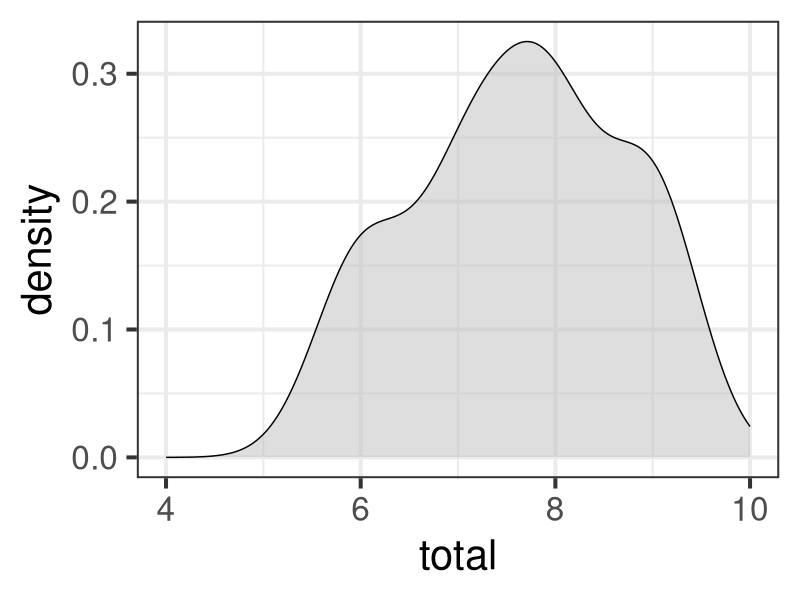
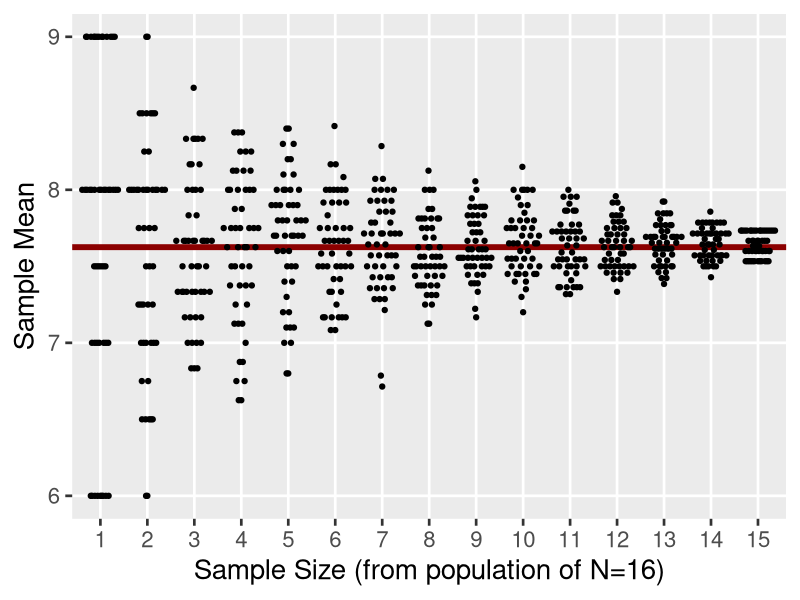
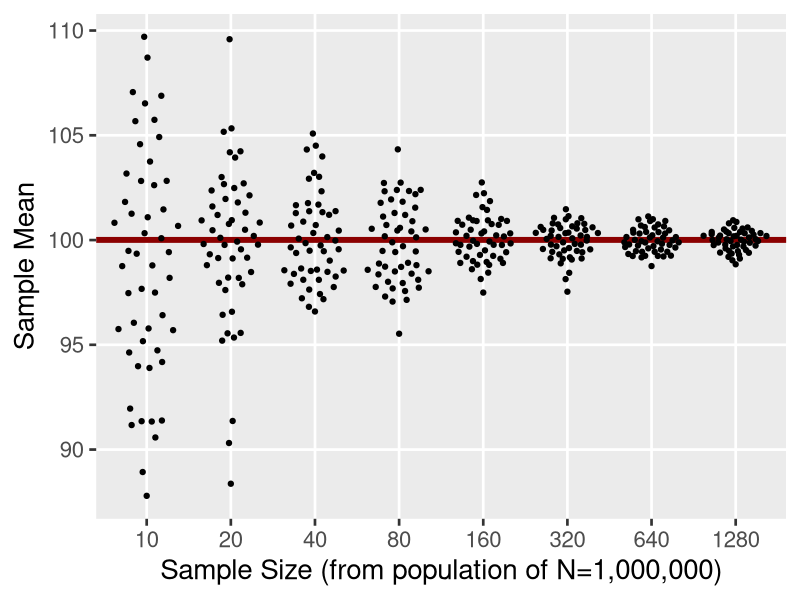
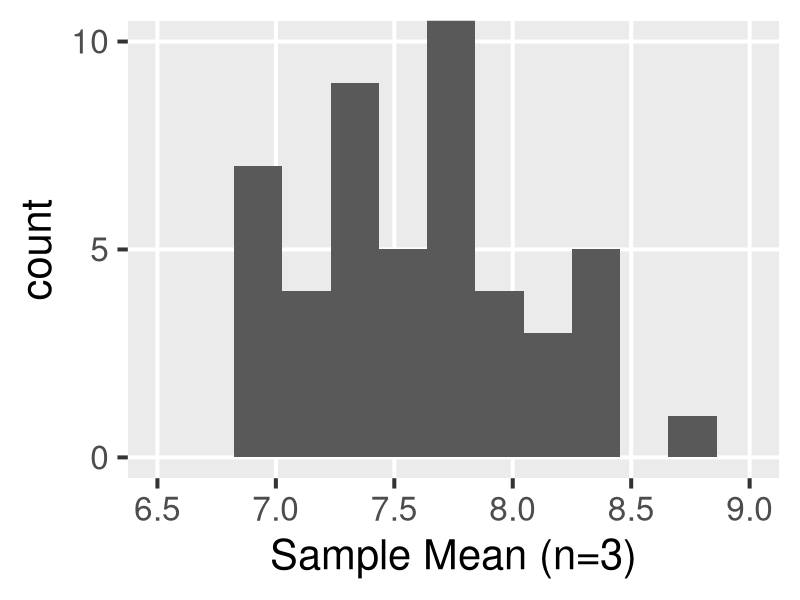
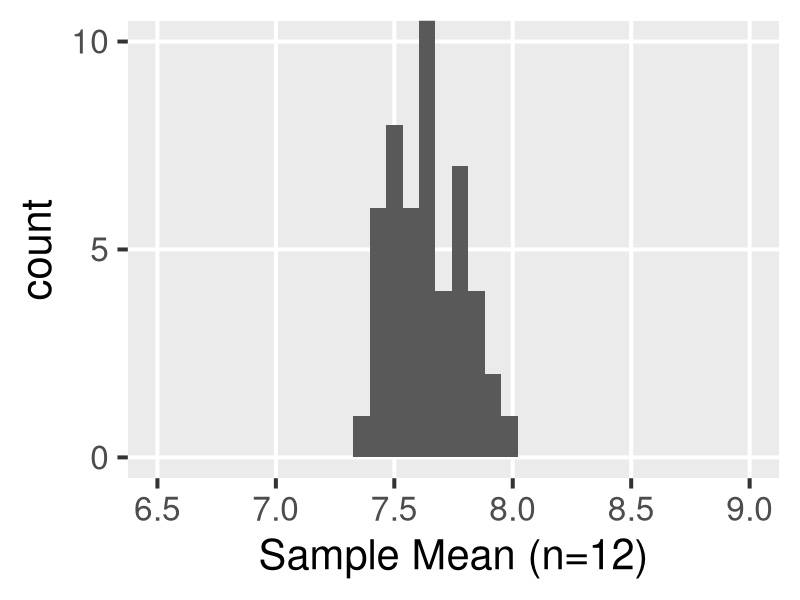

The R source for these figures, in order:
## ---- chunk 1
#| echo: true
#| eval: true
#| message: false
#| replace_path: ["../../data/", ""]

# Read in data from file
library(tidyverse)
sleep <- read_csv("../../data/sleep.csv")

# Calculate total sleep hours
sleep$total <- 
  sleep$night + sleep$day
sleep$total
## ---- chunk 2
#| echo: false
#| eval: true
#| message: false

ggplot(sleep, aes(x = total)) +
  geom_density(fill = "gray", alpha = 1/2) +
  scale_x_continuous(limits = c(4,10)) +
  theme_bw(base_size = 30)
## ---- chunk 3
#| echo: true
#| collapse: true

x <- sleep$total
N <- length(x)
mu <- (1 / N) * sum(x)
mu
## ---- chunk 4
#| echo: true
#| collapse: true

sqdiff <- (x - mu)^2
sigma <- sqrt((1 / N) * sum(sqdiff))
sigma
## ---- chunk 5
#| echo: false
set.seed(2021)
## ---- chunk 6
#| echo: true
#| collapse: true
xs <- sample(sleep$total, size=6)
xs
## ---- chunk 7
#| echo: true
#| collapse: true

xbar <- mean(xs)
xbar
## ---- chunk 8
#| echo: true
#| collapse: true

s <- sd(xs)
s
## ---- chunk 9
#| echo: true
#| collapse: true
round(c(mu, xbar, xbar - mu), 2)
## ---- chunk 10
#| echo: true
#| collapse: true
round(c(sigma, s, s - sigma), 2)
## ---- chunk 11
set.seed(2021)
n <- 1:15

many_sample <- function(n, population, iter) {
  out <- vector("double", length = iter)
  for (i in 1:iter) {
    out[i] <- mean(sample(population, size = n))
  }
  tibble(n = n, i = 1:iter, mean = out)
}

res <- map_dfr(n, many_sample, population = sleep$total, iter = 50)

ggplot(res, aes(x = factor(n), y = mean)) + 
  geom_hline(yintercept = mean(sleep$total), color = "darkred", linewidth = 2) +
  ggbeeswarm::geom_quasirandom() +
  labs(x = "Sample Size (from population of N=16)", y = "Sample Mean") +
  theme_gray(base_size = 20) +
  theme(panel.grid.minor = element_blank())
## ---- chunk 12
set.seed(2021)
n2 <- c(10, 20, 40, 80, 160, 320, 640, 1280)
pop2 <- rnorm(1e6, 100, 15)
res2 <- map_dfr(n2, many_sample, population = pop2, iter = 50)

ggplot(res2, aes(x = factor(n), y = mean)) + 
  geom_hline(yintercept = mean(pop2), color = "darkred", linewidth = 2) +
  ggbeeswarm::geom_quasirandom() +
  labs(x = "Sample Size (from population of N=1,000,000)", y = "Sample Mean") +
  theme_gray(base_size = 20) +
  theme(panel.grid.minor = element_blank())
## ---- chunk 13
ggplot(filter(res, n == 3), aes(x = mean)) + 
  geom_histogram(bins = 10) +
  scale_y_continuous(breaks = c(0, 5, 10)) +
  coord_cartesian(xlim = c(6.5, 9), ylim = c(0, 10)) +
  labs(y = "count", x = "Sample Mean (n=3)") +
  theme_gray(base_size = 30) +
  theme(panel.grid.minor = element_blank())

ggplot(filter(res, n == 12), aes(x = mean)) + 
  geom_histogram(bins = 10) +
  scale_y_continuous(breaks = c(0, 5, 10)) +
  labs(y = "count", x = "Sample Mean (n=12)") +
  coord_cartesian(xlim = c(6.5, 9), ylim = c(0, 10)) +
  theme_gray(base_size = 30) +
  theme(panel.grid.minor = element_blank())
## ---- chunk 14
#| echo: true
#| collapse: true
n <- 3
xs <- sample(sleep$total, n)
N <- length(sleep$total)
s <- sd(xs)
se_m <- (s / sqrt(n)) * 
  sqrt((N - n)/(N - 1))
se_m
## ---- chunk 15
#| echo: true
#| collapse: true
n <- 12
xs <- sample(sleep$total, n)
N <- length(sleep$total)
s <- sd(xs)
se_m <- (s / sqrt(n)) * 
  sqrt((N - n)/(N - 1))
se_m
